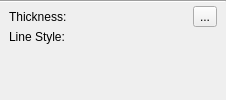
<?xml version="1.0" encoding="utf-8"?>
<ui version="4.0">
 <author>
    SPDX-FileCopyrightText: none
    SPDX-License-Identifier: GPL-3.0-or-later
  </author>
 <class>KoStrokeConfigWidget</class>
 <widget class="QWidget" name="KoStrokeConfigWidget">
  <property name="geometry">
   <rect>
    <x>0</x>
    <y>0</y>
    <width>226</width>
    <height>100</height>
   </rect>
  </property>
  <layout class="QVBoxLayout" name="verticalLayout">
   <property name="spacing">
    <number>3</number>
   </property>
   <property name="leftMargin">
    <number>0</number>
   </property>
   <property name="topMargin">
    <number>0</number>
   </property>
   <property name="rightMargin">
    <number>0</number>
   </property>
   <property name="bottomMargin">
    <number>0</number>
   </property>
   <item>
    <layout class="QVBoxLayout" name="fillConfigWidgetLayout"/>
   </item>
   <item>
    <widget class="Line" name="thicknessLineBreak">
     <property name="orientation">
      <enum>Qt::Horizontal</enum>
     </property>
    </widget>
   </item>
   <item>
    <layout class="QHBoxLayout" name="thicknessLayout">
     <property name="leftMargin">
      <number>9</number>
     </property>
     <property name="rightMargin">
      <number>9</number>
     </property>
     <item>
      <widget class="QLabel" name="thicknessLabel">
       <property name="text">
        <string>Thickness:</string>
       </property>
      </widget>
     </item>
     <item>
      <widget class="KisDoubleParseUnitSpinBox" name="lineWidth" native="true"/>
     </item>
     <item>
      <widget class="QToolButton" name="capNJoinButton">
       <property name="text">
        <string>...</string>
       </property>
      </widget>
     </item>
    </layout>
   </item>
   <item>
    <layout class="QHBoxLayout" name="lineStyleLayout">
     <property name="leftMargin">
      <number>9</number>
     </property>
     <property name="rightMargin">
      <number>9</number>
     </property>
     <item>
      <widget class="QLabel" name="strokeStyleLabel">
       <property name="text">
        <string>Line Style:</string>
       </property>
      </widget>
     </item>
     <item>
      <widget class="KoLineStyleSelector" name="lineStyle" native="true"/>
     </item>
    </layout>
   </item>
   <item>
    <layout class="QHBoxLayout" name="markerLayout">
     <property name="leftMargin">
      <number>9</number>
     </property>
     <property name="rightMargin">
      <number>9</number>
     </property>
    </layout>
   </item>
   <item>
    <spacer name="verticalSpacer_2">
     <property name="orientation">
      <enum>Qt::Vertical</enum>
     </property>
     <property name="sizeHint" stdset="0">
      <size>
       <width>20</width>
       <height>40</height>
      </size>
     </property>
    </spacer>
   </item>
  </layout>
 </widget>
 <customwidgets>
  <customwidget>
   <class>KisDoubleParseUnitSpinBox</class>
   <extends>QWidget</extends>
   <header>kis_double_parse_unit_spin_box.h</header>
  </customwidget>
  <customwidget>
   <class>KoLineStyleSelector</class>
   <extends>QWidget</extends>
   <header>KoLineStyleSelector.h</header>
  </customwidget>
 </customwidgets>
 <resources/>
 <connections/>
</ui>
